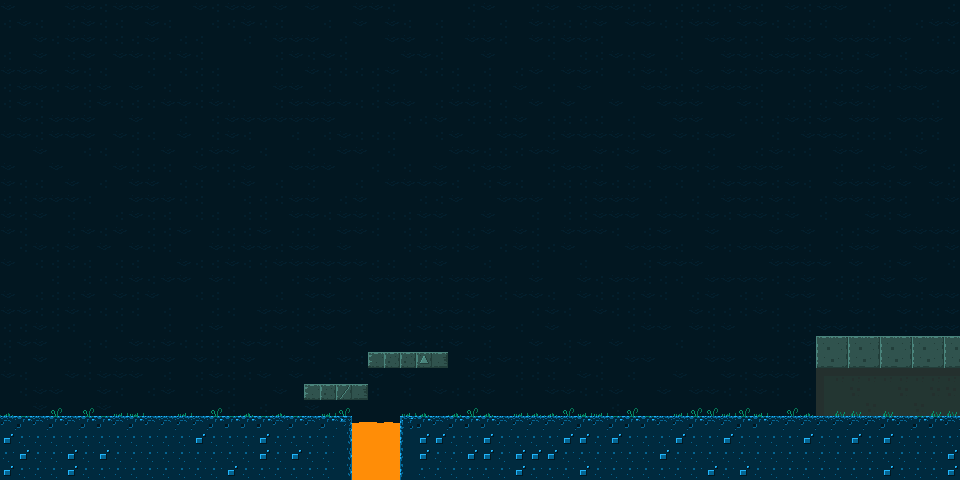

Rendered tile map (Tiled .tmx) drawn with the repository's tilesets; below, a short description and the map source with its tile grids summarised:
An orthogonal 60x30 tile map with 16x16 px tiles, 2 tile layers (Tile Layer 1, Tile Layer 2) and 8 objects (starting_point).

<map version="1.2" tiledversion="1.2.4" orientation="orthogonal" renderorder="right-down" width="60" height="30" tilewidth="16" tileheight="16" infinite="0" nextlayerid="19" nextobjectid="18">
 <tileset firstgid="1" source="../tilesets/platformer_tiles.tsx" />
 <layer id="17" name="Tile Layer 1" width="60" height="30">
  <data>[1800 cells, 1800 non-empty, 33 distinct tile ids]</data>
 </layer>
 <layer id="18" name="Tile Layer 2" width="60" height="30">
  <data>[1800 cells, 0 non-empty, 0 distinct tile ids]</data>
 </layer>
 <objectgroup id="16" name="Object Layer 2">
  <object id="10" name="starting_point" x="176" y="319" width="16" height="16" />
 </objectgroup>
 <objectgroup id="4" name="Collision Layer">
  <object id="11" x="0.333333" y="416.333" width="350.667" height="16" />
  <object id="12" x="400" y="415.667" width="559.667" height="15.6667" />
  <object id="13" x="-0.333333" y="0.333333" width="16" height="415.667" />
  <object id="14" x="815.667" y="336" width="144" height="31.6667" />
  <object id="15" x="945" y="0.333333" width="15.3333" height="415.667" />
  <object id="16" x="303.667" y="385" width="64" height="15" />
  <object id="17" x="368.667" y="352.667" width="78.3333" height="15" />
 </objectgroup>
</map>
